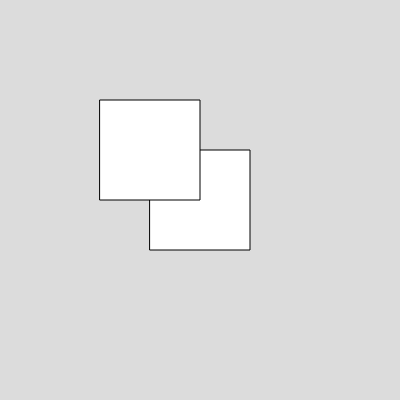
Frame 1 (no input)
Frame 60 (no input): identical to frame 1, image omitted
Frame 120 (the mouse pressed at the canvas centre since frame 60): identical to frame 1, image omitted

The p5.js sketch that drew this single still picture (run headless with seeded random() and noise() and a simulated clock; from frame 60 on, the mouse is pressed at the canvas centre):

// p5.js sketch
// ── sketch.js
function setup() {
  createCanvas(400, 400);
}

function draw() {
  background(220);

  // rectMode(CORNER または CENTER)
  rectMode(CORNER);// 矩形の左上座標指定モード
  rect(150, 150, 100, 100);
  
  rectMode(CENTER);// 矩形の中心座標指定モード
  rect(150, 150, 100, 100);
}
